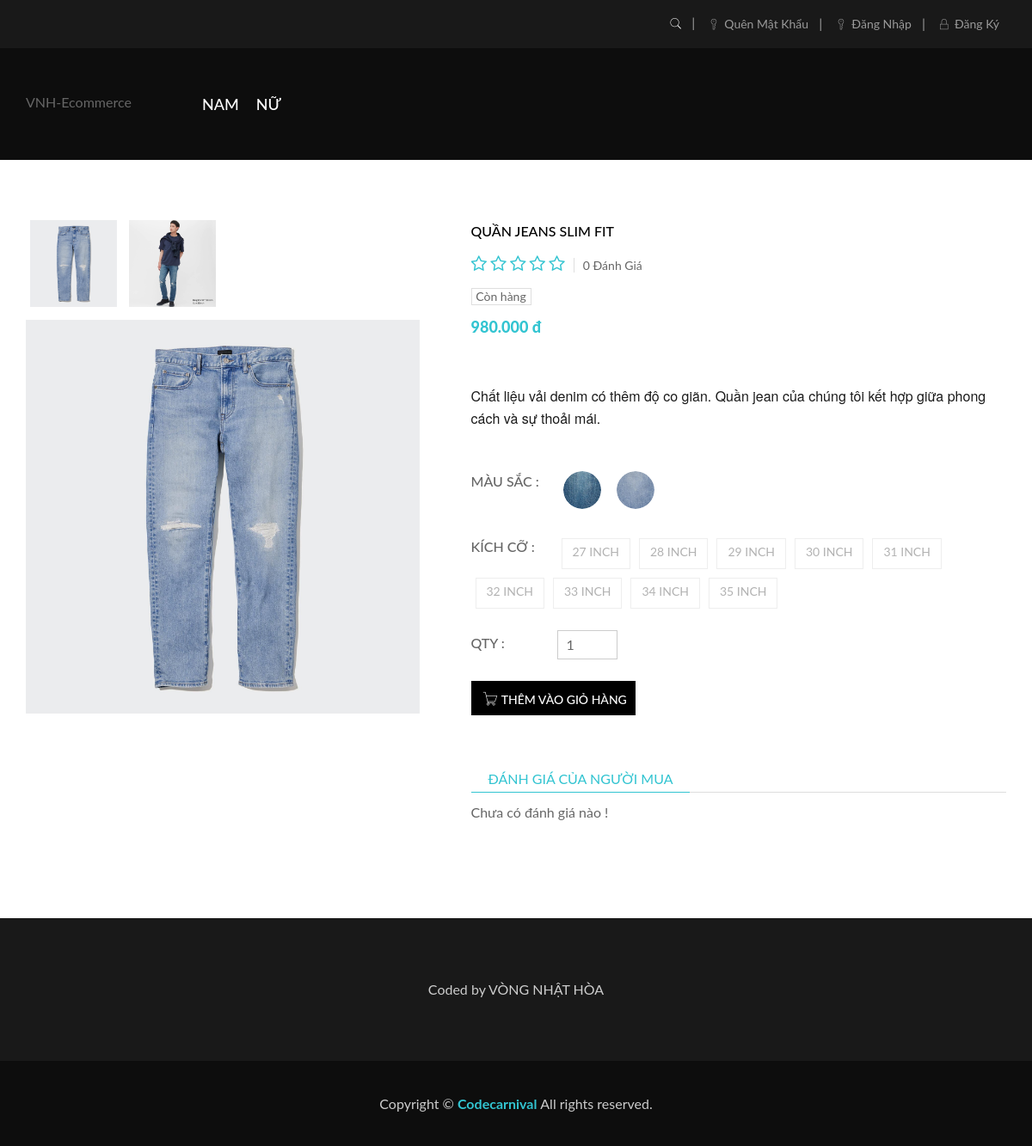
/ecommerce/product/quan-jeans-slim-fit, run on the app's committed database.
### tables this page shows
CREATE TABLE `category` (
  `category_id` int(11) NOT NULL,
  `name` varchar(100) NOT NULL,
  `parent_id` int(11) NOT NULL,
  `slug` varchar(100) NOT NULL
);

CREATE TABLE `product` (
  `id` int(11) NOT NULL,
  `name` varchar(255) NOT NULL,
  `description` text NOT NULL,
  `price` int(11) NOT NULL,
  `discounted_price` int(11) NOT NULL,
  `dir` varchar(255) NOT NULL,
  `slug` varchar(255) NOT NULL,
  `new` tinyint(4) NOT NULL DEFAULT 0,
  `featured` tinyint(4) NOT NULL DEFAULT 0
);

CREATE TABLE `size_value` (
  `id` int(11) NOT NULL,
  `size_type_id` int(11) NOT NULL,
  `value` varchar(255) NOT NULL
);

### ecommerce/site/view/single.php (the view, shortened to what the rows shown need)
<section class="content">
    <div class="product-detail-area margin-70">
        <div class="container">
            <div class="row">
                <div class="col-md-5">
                    <div class="single-product-view">
                        <div class="large-product-tab-menu">
                            <div role="tablist" class="product-details-menu product-details-carousel navigation-center">
                                <?php
                                   $gallery = array_diff(scandir("content/images/$dir/gallery"), array('.', '..'));
                                   $gallery = array_values($gallery);
                                   foreach ($gallery as $index => $image) :
                                   ?>
                                    <div role="presentation" class="<?php echo $index === 0 ? "active" : "" ?>">
                                        <a href="#img-<?php echo $index ?>" role="tab" data-toggle="tab">
                                            <img data-image="<?php echo $image ?>" src="<?php echo "$ROOT_URL/content/images/$dir/gallery/$image" ?>" alt="" />
                                        </a>
                                    </div>
                                <?php endforeach ?>
                            </div>
                        </div>
                        <div class="view-large-photo">
                            <div class="simpleLens-container tab-content">
                                <?php
                                   $gallery_large = array_diff(scandir("content/images/$dir/gallery"), array('.', '..'));
                                   $gallery_large = array_values($gallery_large);
                                   foreach ($gallery_large as $index => $image) :
                                   ?>
                                    <div role="tabpanel" class="tab-pane <?php echo $index === 0 ? "active" : "" ?>" id="img-<?php echo $index ?>">
                                        <div class="simpleLens-big-image-container">
                                            <a class="simpleLens-lens-image" data-lens-image="<?php echo "$ROOT_URL/content/images/$dir/gallery/$image" ?>" href="javascript:void(0)">
                                                <img data-image="<?php echo $image ?>" src="<?php echo "$ROOT_URL/content/images/$dir/gallery/$image" ?>" alt="" class="simpleLens-big-image" />
                                            </a>
                                        </div>
                                    </div>
                                <?php endforeach ?>
                            </div>
                        </div>
                    </div>
                </div>
                <div class="col-md-7">
                    <div class="single-product-details listview">
                        <div class="product-content">
                            <h2 class="product-name">
                                <p><?php echo $name ?></p>
                            </h2>
                            <div class="price-box">
                                <?php
                                   $old_price = number_format($price, 0, "", ".");
                                   if ($discounted_price > 0) {
                                       echo "<span class='old-price'>$old_price đ</span>";
                                       $new_price = number_format($price - $discounted_price, 0, "", ".");
                                       echo "<span class='new-price'>$new_price đ</span>";
                                   } else {
                                       echo "<span class='new-price'>$old_price đ</span>";
                                   }
                                   ?>
                            </div>
                            <div class="description">
                                <p><?php echo $description ?></p>
                            </div>
                            <div class="color-choose">
                                <span class="choose-title">MÀU SẮC : </span>
                                <?php
                                   $colors = array_diff(scandir("content/images/$dir/colors"), array('.', '..'));
                                   foreach ($colors as $image) :
                                   ?>
                                    <a data-img-color=<?php echo $image ?> style="background-image: url(<?php echo "http://localhost{$ROOT_URL}/content/images/$dir/colors/$image" ?>)" class="color"></a>
                                <?php endforeach ?>
                            </div>
                            <div class="size">
                                <ul>
                                    <?php
                                       foreach ($sizes as $size) {
                                           echo "<li style='opacity:0.5;pointer-events:none'><a href='#'>{$size['value']}</a></li>";
                                       }
                                       ?>
                                </ul>
                            </div>
                        </div>
                    </div>
                </div>
            </div>
        </div>
    </div>
</section>

### ecommerce/business/category.php (shortened to what the rows shown need)
<?php
require_once __DIR__ . '/database.php';
class Category extends database
{
    public $category_id;
    public $table = "category";
    public function category_get_all()
    {
        $sql = "SELECT * FROM $this->table";
        return $this->pdo_query($sql);
    }
    public function subcategory_get_all($parent_id)
    {
        $sql = "SELECT * FROM $this->table WHERE parent_id = ?";
        return $this->pdo_query($sql, $parent_id);
    }
    public function hasChildren()
    {
        if (count($this->subcategory_get_all($this->category_id)) > 0) {
            return true;
        } else {
            return false;
        }
    }
    public function getChildren()
    {
        $categories_array = $this->subcategory_get_all($this->category_id);
        $categories = array();
        foreach ($categories_array as $item) {
            $category = new category();
            $category->category_id = $item['category_id'];
            $category->name = $item['name'];
            $category->slug = $item['slug'];
            array_push($categories, $category);
        }
        return $categories;
    }
    public function show_site_category($categories, &$displayed_category, $ROOT_URL)
    {
        foreach ($categories as $category) {
            if (array_key_exists($category->category_id, $displayed_category)) {
                continue;
            }
            $displayed_category[$category->category_id] = "";
            if ($category->hasChildren()) {
                echo "<li><a href='$ROOT_URL/$category->slug'>$category->name</a>";
                $children_cats_l2 = $category->getChildren();
                foreach ($children_cats_l2 as $cat_l2) {
                    $displayed_category[$cat_l2->category_id] = "";
                    if ($cat_l2->hasChildren()) {
                        $children_cats_l3 = $cat_l2->getChildren();
                        foreach ($children_cats_l3 as $cat_l3) {
                            $displayed_category[$cat_l3->category_id] = "";
                        }
                    }
                }
                echo "</li>";
            } else {
                $url = "$category->slug";
                echo "<li><a href='$ROOT_URL/$url'>$category->name</a></li>";
            }
        }
    }
}

### data on the page
category: name "NAM"
category: name "NỮ"
product: dir (picture), name "QUẦN JEANS SLIM FIT", price "980.000", description "Chất liệu vải denim có thêm độ co giãn. Quần jean của chúng tôi kết hợp giữa phong cách và sự thoải mái."
size_value: value "27 INCH"
size_value: value "28 INCH"
size_value: value "29 INCH"
size_value: value "30 INCH"
size_value: value "31 INCH"
size_value: value "32 INCH"
size_value: value "33 INCH"
size_value: value "34 INCH"
size_value: value "35 INCH"

### other printed values
count($reviews) "0"
